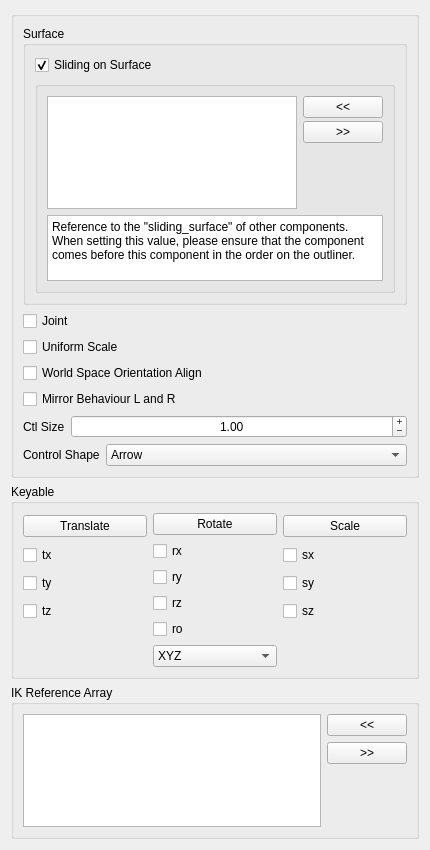
<?xml version="1.0" encoding="UTF-8"?>
<ui version="4.0">
 <class>Form</class>
 <widget class="QWidget" name="Form">
  <property name="geometry">
   <rect>
    <x>0</x>
    <y>0</y>
    <width>430</width>
    <height>850</height>
   </rect>
  </property>
  <property name="windowTitle">
   <string>Form</string>
  </property>
  <layout class="QGridLayout" name="gridLayout">
   <item row="2" column="0">
    <widget class="QGroupBox" name="keyable_groupBox">
     <property name="title">
      <string>Keyable</string>
     </property>
     <layout class="QGridLayout" name="gridLayout_4">
      <item row="0" column="0">
       <layout class="QHBoxLayout" name="horizontalLayout">
        <item>
         <layout class="QVBoxLayout" name="verticalLayout">
          <property name="sizeConstraint">
           <enum>QLayout::SetMinimumSize</enum>
          </property>
          <item>
           <widget class="QPushButton" name="translate_pushButton">
            <property name="text">
             <string>Translate</string>
            </property>
           </widget>
          </item>
          <item>
           <widget class="QCheckBox" name="tx_checkBox">
            <property name="text">
             <string>tx</string>
            </property>
           </widget>
          </item>
          <item>
           <widget class="QCheckBox" name="ty_checkBox">
            <property name="text">
             <string>ty</string>
            </property>
           </widget>
          </item>
          <item>
           <widget class="QCheckBox" name="tz_checkBox">
            <property name="text">
             <string>tz</string>
            </property>
           </widget>
          </item>
          <item>
           <spacer name="verticalSpacer_2">
            <property name="orientation">
             <enum>Qt::Vertical</enum>
            </property>
            <property name="sizeType">
             <enum>QSizePolicy::Minimum</enum>
            </property>
            <property name="sizeHint" stdset="0">
             <size>
              <width>20</width>
              <height>40</height>
             </size>
            </property>
           </spacer>
          </item>
         </layout>
        </item>
        <item>
         <layout class="QVBoxLayout" name="verticalLayout_2">
          <property name="sizeConstraint">
           <enum>QLayout::SetMinimumSize</enum>
          </property>
          <item>
           <widget class="QPushButton" name="rotate_pushButton">
            <property name="text">
             <string>Rotate</string>
            </property>
           </widget>
          </item>
          <item>
           <widget class="QCheckBox" name="rx_checkBox">
            <property name="text">
             <string>rx</string>
            </property>
           </widget>
          </item>
          <item>
           <widget class="QCheckBox" name="ry_checkBox">
            <property name="text">
             <string>ry</string>
            </property>
           </widget>
          </item>
          <item>
           <widget class="QCheckBox" name="rz_checkBox">
            <property name="text">
             <string>rz</string>
            </property>
           </widget>
          </item>
          <item>
           <widget class="QCheckBox" name="ro_checkBox">
            <property name="text">
             <string>ro</string>
            </property>
           </widget>
          </item>
          <item>
           <widget class="QComboBox" name="ro_comboBox">
            <item>
             <property name="text">
              <string>XYZ</string>
             </property>
            </item>
            <item>
             <property name="text">
              <string>YZX</string>
             </property>
            </item>
            <item>
             <property name="text">
              <string>ZXY</string>
             </property>
            </item>
            <item>
             <property name="text">
              <string>XZY</string>
             </property>
            </item>
            <item>
             <property name="text">
              <string>YXZ</string>
             </property>
            </item>
            <item>
             <property name="text">
              <string>ZYX</string>
             </property>
            </item>
           </widget>
          </item>
         </layout>
        </item>
        <item>
         <layout class="QVBoxLayout" name="verticalLayout_3">
          <item>
           <widget class="QPushButton" name="scale_pushButton">
            <property name="text">
             <string>Scale</string>
            </property>
           </widget>
          </item>
          <item>
           <widget class="QCheckBox" name="sx_checkBox">
            <property name="text">
             <string>sx</string>
            </property>
           </widget>
          </item>
          <item>
           <widget class="QCheckBox" name="sy_checkBox">
            <property name="text">
             <string>sy</string>
            </property>
           </widget>
          </item>
          <item>
           <widget class="QCheckBox" name="sz_checkBox">
            <property name="text">
             <string>sz</string>
            </property>
           </widget>
          </item>
          <item>
           <spacer name="verticalSpacer">
            <property name="orientation">
             <enum>Qt::Vertical</enum>
            </property>
            <property name="sizeType">
             <enum>QSizePolicy::Minimum</enum>
            </property>
            <property name="sizeHint" stdset="0">
             <size>
              <width>20</width>
              <height>40</height>
             </size>
            </property>
           </spacer>
          </item>
         </layout>
        </item>
       </layout>
      </item>
     </layout>
    </widget>
   </item>
   <item row="3" column="0">
    <widget class="QGroupBox" name="ikRefArray_groupBox">
     <property name="title">
      <string>IK Reference Array</string>
     </property>
     <layout class="QGridLayout" name="gridLayout_3">
      <item row="0" column="0">
       <layout class="QHBoxLayout" name="ikRefArray_horizontalLayout">
        <item>
         <layout class="QVBoxLayout" name="ikRefArray_verticalLayout_1">
          <item>
           <widget class="QListWidget" name="ikRefArray_listWidget">
            <property name="dragDropOverwriteMode">
             <bool>true</bool>
            </property>
            <property name="dragDropMode">
             <enum>QAbstractItemView::InternalMove</enum>
            </property>
            <property name="defaultDropAction">
             <enum>Qt::MoveAction</enum>
            </property>
            <property name="alternatingRowColors">
             <bool>true</bool>
            </property>
            <property name="selectionMode">
             <enum>QAbstractItemView::ExtendedSelection</enum>
            </property>
            <property name="selectionRectVisible">
             <bool>false</bool>
            </property>
           </widget>
          </item>
         </layout>
        </item>
        <item>
         <layout class="QVBoxLayout" name="ikRefArray_verticalLayout_2">
          <item>
           <widget class="QPushButton" name="ikRefArrayAdd_pushButton">
            <property name="text">
             <string>&lt;&lt;</string>
            </property>
           </widget>
          </item>
          <item>
           <widget class="QPushButton" name="ikRefArrayRemove_pushButton">
            <property name="text">
             <string>&gt;&gt;</string>
            </property>
           </widget>
          </item>
          <item>
           <spacer name="ikRefArray_verticalSpacer">
            <property name="orientation">
             <enum>Qt::Vertical</enum>
            </property>
            <property name="sizeHint" stdset="0">
             <size>
              <width>20</width>
              <height>40</height>
             </size>
            </property>
           </spacer>
          </item>
         </layout>
        </item>
       </layout>
      </item>
     </layout>
    </widget>
   </item>
   <item row="0" column="0">
    <widget class="QGroupBox" name="groupBox">
     <property name="title">
      <string/>
     </property>
     <layout class="QGridLayout" name="gridLayout_2">
      <item row="1" column="0">
       <layout class="QVBoxLayout" name="verticalLayout_4">
        <item>
         <widget class="QCheckBox" name="joint_checkBox">
          <property name="text">
           <string>Joint</string>
          </property>
         </widget>
        </item>
        <item>
         <widget class="QCheckBox" name="uniScale_checkBox">
          <property name="text">
           <string>Uniform Scale</string>
          </property>
         </widget>
        </item>
        <item>
         <widget class="QCheckBox" name="neutralRotation_checkBox">
          <property name="toolTip">
           <string>&lt;html&gt;&lt;head/&gt;&lt;body&gt;&lt;p&gt;If is active, it will align the control with world space&lt;/p&gt;&lt;/body&gt;&lt;/html&gt;</string>
          </property>
          <property name="text">
           <string>World Space Orientation Align</string>
          </property>
         </widget>
        </item>
        <item>
         <widget class="QCheckBox" name="mirrorBehaviour_checkBox">
          <property name="toolTip">
           <string>&lt;html&gt;&lt;head/&gt;&lt;body&gt;&lt;p&gt;If is active, the control will have symmetrical behaviour on Left and Right side.&lt;/p&gt;&lt;p&gt;&lt;br/&gt;&lt;/p&gt;&lt;p&gt;WARNING: There is a bug in Maya 2018 and 2018.1 that will result in an incorrect behaviour, because this option will negate one of the axis. Other Maya version should be ok.&lt;/p&gt;&lt;/body&gt;&lt;/html&gt;</string>
          </property>
          <property name="text">
           <string>Mirror Behaviour L and R</string>
          </property>
         </widget>
        </item>
        <item>
         <layout class="QHBoxLayout" name="horizontalLayout_3">
          <item>
           <widget class="QLabel" name="ctlSize_label">
            <property name="text">
             <string>Ctl Size</string>
            </property>
           </widget>
          </item>
          <item>
           <widget class="QDoubleSpinBox" name="ctlSize_doubleSpinBox">
            <property name="sizePolicy">
             <sizepolicy hsizetype="Expanding" vsizetype="Fixed">
              <horstretch>0</horstretch>
              <verstretch>0</verstretch>
             </sizepolicy>
            </property>
            <property name="wrapping">
             <bool>false</bool>
            </property>
            <property name="alignment">
             <set>Qt::AlignCenter</set>
            </property>
            <property name="buttonSymbols">
             <enum>QAbstractSpinBox::PlusMinus</enum>
            </property>
            <property name="minimum">
             <double>0.010000000000000</double>
            </property>
            <property name="maximum">
             <double>20000.000000000000000</double>
            </property>
            <property name="value">
             <double>1.000000000000000</double>
            </property>
           </widget>
          </item>
         </layout>
        </item>
        <item>
         <layout class="QHBoxLayout" name="horizontalLayout_2">
          <item>
           <widget class="QLabel" name="controlShape_label">
            <property name="text">
             <string notr="true">Control Shape</string>
            </property>
           </widget>
          </item>
          <item>
           <widget class="QComboBox" name="controlShape_comboBox">
            <property name="sizePolicy">
             <sizepolicy hsizetype="Expanding" vsizetype="Fixed">
              <horstretch>0</horstretch>
              <verstretch>0</verstretch>
             </sizepolicy>
            </property>
            <item>
             <property name="text">
              <string>Arrow</string>
             </property>
            </item>
            <item>
             <property name="text">
              <string>Circle</string>
             </property>
            </item>
            <item>
             <property name="text">
              <string>Compas</string>
             </property>
            </item>
            <item>
             <property name="text">
              <string>Cross</string>
             </property>
            </item>
            <item>
             <property name="text">
              <string>Crossarrow</string>
             </property>
            </item>
            <item>
             <property name="text">
              <string>Cube</string>
             </property>
            </item>
            <item>
             <property name="text">
              <string>Cubewithpeak</string>
             </property>
            </item>
            <item>
             <property name="text">
              <string>Cylinder</string>
             </property>
            </item>
            <item>
             <property name="text">
              <string>Diamond</string>
             </property>
            </item>
            <item>
             <property name="text">
              <string>Flower</string>
             </property>
            </item>
            <item>
             <property name="text">
              <string>Null</string>
             </property>
            </item>
            <item>
             <property name="text">
              <string>Pyramid</string>
             </property>
            </item>
            <item>
             <property name="text">
              <string>Sphere</string>
             </property>
            </item>
            <item>
             <property name="text">
              <string>Square</string>
             </property>
            </item>
           </widget>
          </item>
         </layout>
        </item>
       </layout>
      </item>
      <item row="0" column="0">
       <widget class="QGroupBox" name="groupBox_3">
        <property name="title">
         <string>Surface</string>
        </property>
        <layout class="QGridLayout" name="gridLayout_4" rowstretch="0,0">
         <property name="sizeConstraint">
          <enum>QLayout::SetDefaultConstraint</enum>
         </property>
         <item row="0" column="0">
          <widget class="QCheckBox" name="isSlidingSurface">
           <property name="text">
            <string>Sliding on Surface</string>
           </property>
           <property name="checked">
            <bool>true</bool>
           </property>
           <property name="tristate">
            <bool>false</bool>
           </property>
          </widget>
         </item>
         <item row="1" column="0">
          <widget class="QGroupBox" name="ikRefArray_groupBox">
           <property name="enabled">
            <bool>true</bool>
           </property>
           <property name="maximumSize">
            <size>
             <width>16777215</width>
             <height>166</height>
            </size>
           </property>
           <property name="title">
            <string/>
           </property>
           <property name="flat">
            <bool>false</bool>
           </property>
           <layout class="QGridLayout" name="gridLayout_7" rowstretch="0,0,0" columnstretch="0">
            <property name="sizeConstraint">
             <enum>QLayout::SetMaximumSize</enum>
            </property>
            <item row="1" column="0">
             <layout class="QHBoxLayout" name="ikRefArray_horizontalLayout_4">
              <item>
               <layout class="QVBoxLayout" name="ikRefArray_verticalLayout_7">
                <item>
                 <widget class="QListWidget" name="surfaceReference_listWidget">
                  <property name="autoScroll">
                   <bool>false</bool>
                  </property>
                  <property name="showDropIndicator" stdset="0">
                   <bool>false</bool>
                  </property>
                  <property name="dragDropOverwriteMode">
                   <bool>false</bool>
                  </property>
                  <property name="dragDropMode">
                   <enum>QAbstractItemView::NoDragDrop</enum>
                  </property>
                  <property name="defaultDropAction">
                   <enum>Qt::CopyAction</enum>
                  </property>
                  <property name="alternatingRowColors">
                   <bool>true</bool>
                  </property>
                  <property name="selectionMode">
                   <enum>QAbstractItemView::ExtendedSelection</enum>
                  </property>
                  <property name="gridSize">
                   <size>
                    <width>0</width>
                    <height>0</height>
                   </size>
                  </property>
                  <property name="viewMode">
                   <enum>QListView::ListMode</enum>
                  </property>
                  <property name="selectionRectVisible">
                   <bool>false</bool>
                  </property>
                  <property name="currentRow">
                   <number>-1</number>
                  </property>
                 </widget>
                </item>
               </layout>
              </item>
              <item>
               <layout class="QVBoxLayout" name="ikRefArray_verticalLayout_8">
                <property name="spacing">
                 <number>3</number>
                </property>
                <item>
                 <widget class="QPushButton" name="surfaceReferenceAdd_pushButton">
                  <property name="text">
                   <string>&lt;&lt;</string>
                  </property>
                 </widget>
                </item>
                <item>
                 <widget class="QPushButton" name="surfaceReferenceRemove_pushButton">
                  <property name="text">
                   <string>&gt;&gt;</string>
                  </property>
                 </widget>
                </item>
                <item>
                 <spacer name="ikRefArray_verticalSpacer_4">
                  <property name="orientation">
                   <enum>Qt::Vertical</enum>
                  </property>
                  <property name="sizeHint" stdset="0">
                   <size>
                    <width>20</width>
                    <height>20</height>
                   </size>
                  </property>
                 </spacer>
                </item>
               </layout>
              </item>
             </layout>
            </item>
            <item row="2" column="0">
             <widget class="QTextEdit" name="textEdit">
              <property name="maximumSize">
               <size>
                <width>16777215</width>
                <height>66</height>
               </size>
              </property>
              <property name="focusPolicy">
               <enum>Qt::NoFocus</enum>
              </property>
              <property name="contextMenuPolicy">
               <enum>Qt::NoContextMenu</enum>
              </property>
              <property name="acceptDrops">
               <bool>false</bool>
              </property>
              <property name="readOnly">
               <bool>true</bool>
              </property>
              <property name="html">
               <string>&lt;!DOCTYPE HTML PUBLIC &quot;-//W3C//DTD HTML 4.0//EN&quot; &quot;http://www.w3.org/TR/REC-html40/strict.dtd&quot;&gt;
&lt;html&gt;&lt;head&gt;&lt;meta name=&quot;qrichtext&quot; content=&quot;1&quot; /&gt;&lt;meta charset=&quot;utf-8&quot; /&gt;&lt;style type=&quot;text/css&quot;&gt;
p, li { white-space: pre-wrap; }
hr { height: 1px; border-width: 0; }
li.unchecked::marker { content: &quot;\2610&quot;; }
li.checked::marker { content: &quot;\2612&quot;; }
&lt;/style&gt;&lt;/head&gt;&lt;body style=&quot; font-family:'Segoe UI'; font-size:9pt; font-weight:400; font-style:normal;&quot;&gt;
&lt;p style=&quot; margin-top:0px; margin-bottom:0px; margin-left:0px; margin-right:0px; -qt-block-indent:0; text-indent:0px;&quot;&gt;Reference to the &amp;quot;sliding_surface&amp;quot; of other components.&lt;/p&gt;
&lt;p style=&quot; margin-top:0px; margin-bottom:0px; margin-left:0px; margin-right:0px; -qt-block-indent:0; text-indent:0px;&quot;&gt;When setting this value, please ensure that the component comes before this component in the order on the outliner.&lt;/p&gt;&lt;/body&gt;&lt;/html&gt;</string>
              </property>
             </widget>
            </item>
           </layout>
          </widget>
         </item>
        </layout>
       </widget>
      </item>
     </layout>
    </widget>
   </item>
  </layout>
 </widget>
 <resources/>
 <connections>
  <connection>
   <sender>translate_pushButton</sender>
   <signal>clicked()</signal>
   <receiver>tx_checkBox</receiver>
   <slot>toggle()</slot>
   <hints>
    <hint type="sourcelabel">
     <x>120</x>
     <y>210</y>
    </hint>
    <hint type="destinationlabel">
     <x>31</x>
     <y>232</y>
    </hint>
   </hints>
  </connection>
  <connection>
   <sender>translate_pushButton</sender>
   <signal>clicked()</signal>
   <receiver>ty_checkBox</receiver>
   <slot>toggle()</slot>
   <hints>
    <hint type="sourcelabel">
     <x>139</x>
     <y>212</y>
    </hint>
    <hint type="destinationlabel">
     <x>68</x>
     <y>258</y>
    </hint>
   </hints>
  </connection>
  <connection>
   <sender>translate_pushButton</sender>
   <signal>clicked()</signal>
   <receiver>tz_checkBox</receiver>
   <slot>toggle()</slot>
   <hints>
    <hint type="sourcelabel">
     <x>176</x>
     <y>212</y>
    </hint>
    <hint type="destinationlabel">
     <x>168</x>
     <y>278</y>
    </hint>
   </hints>
  </connection>
  <connection>
   <sender>rotate_pushButton</sender>
   <signal>clicked()</signal>
   <receiver>rx_checkBox</receiver>
   <slot>toggle()</slot>
   <hints>
    <hint type="sourcelabel">
     <x>338</x>
     <y>208</y>
    </hint>
    <hint type="destinationlabel">
     <x>338</x>
     <y>234</y>
    </hint>
   </hints>
  </connection>
  <connection>
   <sender>rotate_pushButton</sender>
   <signal>clicked()</signal>
   <receiver>ry_checkBox</receiver>
   <slot>toggle()</slot>
   <hints>
    <hint type="sourcelabel">
     <x>367</x>
     <y>212</y>
    </hint>
    <hint type="destinationlabel">
     <x>367</x>
     <y>261</y>
    </hint>
   </hints>
  </connection>
  <connection>
   <sender>rotate_pushButton</sender>
   <signal>clicked()</signal>
   <receiver>rz_checkBox</receiver>
   <slot>toggle()</slot>
   <hints>
    <hint type="sourcelabel">
     <x>401</x>
     <y>207</y>
    </hint>
    <hint type="destinationlabel">
     <x>397</x>
     <y>275</y>
    </hint>
   </hints>
  </connection>
  <connection>
   <sender>rotate_pushButton</sender>
   <signal>clicked()</signal>
   <receiver>ro_checkBox</receiver>
   <slot>toggle()</slot>
   <hints>
    <hint type="sourcelabel">
     <x>430</x>
     <y>213</y>
    </hint>
    <hint type="destinationlabel">
     <x>419</x>
     <y>302</y>
    </hint>
   </hints>
  </connection>
  <connection>
   <sender>scale_pushButton</sender>
   <signal>clicked()</signal>
   <receiver>sx_checkBox</receiver>
   <slot>toggle()</slot>
   <hints>
    <hint type="sourcelabel">
     <x>533</x>
     <y>209</y>
    </hint>
    <hint type="destinationlabel">
     <x>532</x>
     <y>234</y>
    </hint>
   </hints>
  </connection>
  <connection>
   <sender>scale_pushButton</sender>
   <signal>clicked()</signal>
   <receiver>sy_checkBox</receiver>
   <slot>toggle()</slot>
   <hints>
    <hint type="sourcelabel">
     <x>563</x>
     <y>211</y>
    </hint>
    <hint type="destinationlabel">
     <x>558</x>
     <y>261</y>
    </hint>
   </hints>
  </connection>
  <connection>
   <sender>scale_pushButton</sender>
   <signal>clicked()</signal>
   <receiver>sz_checkBox</receiver>
   <slot>toggle()</slot>
   <hints>
    <hint type="sourcelabel">
     <x>593</x>
     <y>218</y>
    </hint>
    <hint type="destinationlabel">
     <x>587</x>
     <y>277</y>
    </hint>
   </hints>
  </connection>
 </connections>
</ui>
